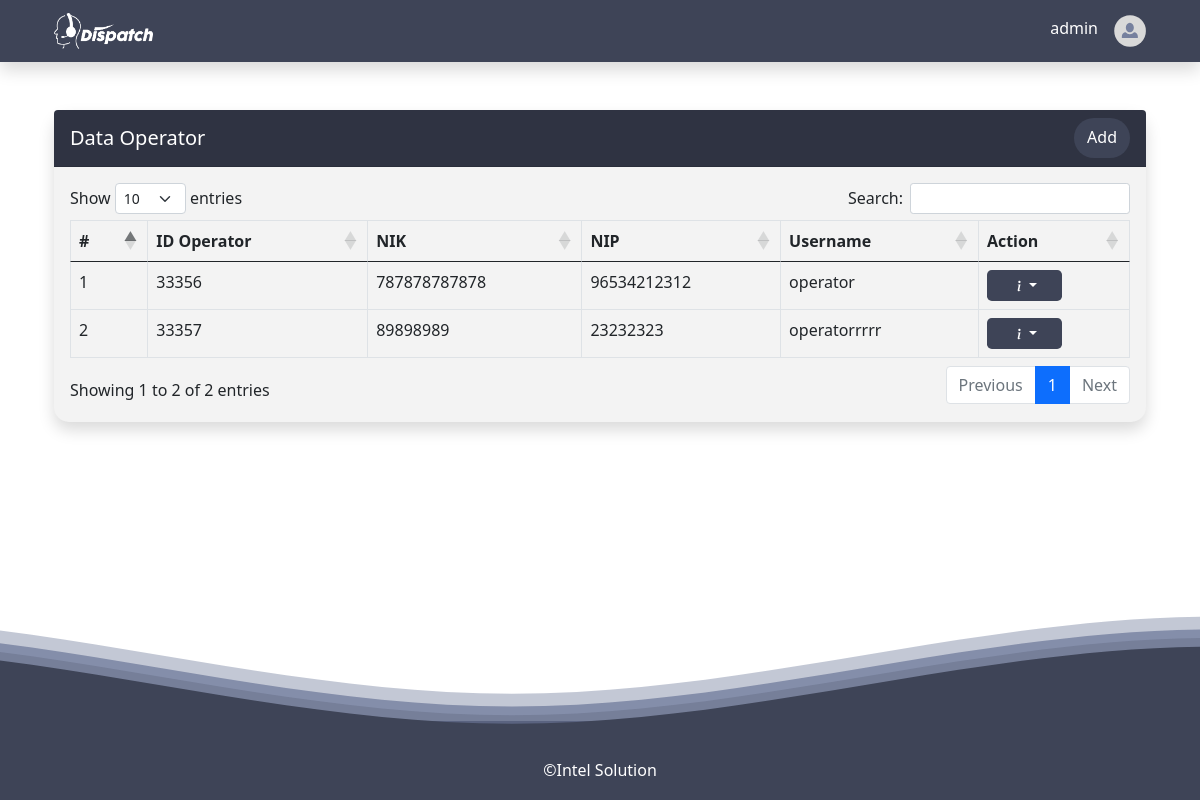
The page /TUGAS-AKHIR2/admin-table-operator.php (signed in) on the database its author committed.
### tables this page shows
CREATE TABLE `user` (
  `id_user` int(5) NOT NULL,
  `nik` varchar(16) NOT NULL,
  `nip` varchar(16) NOT NULL,
  `username` varchar(15) NOT NULL,
  `password` varchar(20) NOT NULL,
  `level` enum('admin','operator','public') NOT NULL
);

### TUGAS-AKHIR2/admin-table-operator.php (the view, shortened to what this page needs)
<?php
include 'connect.php';
?>
<!DOCTYPE html>
<html lang="en">
<head>
	<link rel="stylesheet" href="https://cdn.datatables.net/1.13.4/css/dataTables.bootstrap5.min.css">
	<link rel="stylesheet" href="https://cdnjs.cloudflare.com/ajax/libs/twitter-bootstrap/5.2.0/css/bootstrap.min.css">
	<link rel="stylesheet" href="https://cdn.jsdelivr.net/npm/bootstrap-icons@1.10.3/font/bootstrap-icons.css">
	<link href="https://cdn.jsdelivr.net/npm/bootstrap@5.0.2/dist/css/bootstrap.min.css" rel="stylesheet" />
	<link rel="stylesheet" href="css/style.css" />
</head>
<body>
	<nav class="navbar navbar-expand-lg navbar-dark shadow static-top">
		<div class="container">
			<a class="navbar-brand" href="admin-dashboard.php">
				<img src="img/logo project (white).png" alt="..." height="36" />
			</a>
			<ul class="navbar-nav ms-auto">
				<li class="nav-item">
					<h6 class="pt-1 pe-3" aria-current="page"><?= $_SESSION['username']; ?></h6>
				</li>
				<img src="img/icon.svg" alt="" width="32" />
			</ul>
		</div>
	</nav>
	<div class="container my-5">
		<div class="card shadow">
			<div class="card-header d-flex justify-content-between rounded-top">
				<h5 class="mt-2">Data Operator</h5>
				<a data-bs-toggle="modal" data-bs-target="#addOperator" class="btn btn-color rounded-5">Add</a>
			</div>
			<div class="card-body">
				<div class="table-responsive">
					<table class="table table-hover table-bordered" id="dataTableOperator" width="100%" cellspacing="0">
						<thead>
							<tr>
								<th>#</th>
								<th>ID Operator</th>
								<th>NIK</th>
								<th>NIP</th>
								<th>Username</th>
								<th>Action</th>
							</tr>
						</thead>
						<tbody>
							<?php
							$no = 0;
							$query = mysqli_query($connect, "SELECT * from user WHERE level='operator'");
							while ($data = mysqli_fetch_array($query)) {
								$no++;
							?>
								<tr>
									<td><?= $no; ?></td>
									<td><?= $data["id_user"] ?></td>
									<td><?= $data["nik"] ?></td>
									<td><?= $data["nip"] ?></td>
									<td><?= $data["username"] ?></td>
									<td>
										<div class="dropdown">
											<button class="btn btn-color rounded-3 btn-sm dropdown-toggle px-4" type="button" id="dropdownMenu2" data-bs-toggle="dropdown" aria-expanded="false"><i class="bi bi-info-lg"></i></button>
										</div>
									</td>
								</tr>
							<?php
							}
							?>
						</tbody>
					</table>
				</div>
			</div>
		</div>
	</div>
	<div class="fixed-bottom">
		<footer class="page-footer font-small unique-color-dark pt-4">
			<div class="container">
				<div class="footer-copyright text-center py-3">
					<h6 class="mb-1 text-white">©Intel Solution</h6>
				</div>
			</div>
		</footer>
	</div>
</body>
</html>

### TUGAS-AKHIR2/css/style.css (style rules this page uses)
.btn-color { background-color: #3E4457; color: white; }
.navbar { background-color: #3E4457; color: white; }
.card { border-radius: 5px; -webkit-box-shadow: 0 0 5px 0 rgba(43,43,43,.1), 0 11px 6px -7px rgba(43,43,43,.1); box-shadow: 0 0 5px 0 rgba(43,43,43,.1), 0 11px 6px -7px rgba(43,43,43,.1); border: none; margin-bottom: 30px; -webkit-transition: all .3s ease-in-out; transition: all .3s ease-in-out; }
a { text-decoration:none !important; font-size: 16px; color: #ffffff; -webkit-transition: all .3s ease-in-out; transition: all .3s ease-in-out; }
.waves { position: relative; width: 100%; height: 15vh; margin-bottom: -7px; min-height: 100px; max-height: 400px; }
.unique-color-dark { background-color: #3E4457 !important; }
.navbar-brand { color: white; }
.card { border-radius: 15px; background-color: #F3F3F3; }
.card-header { background-color: #2f3342; color: white; border-top-right-radius: 25px; border-top-left-radius: 25px; }

### rows shown on the page
user: id_user "33356", nik "787878787878", nip "96534212312", username "operator"
user: id_user "33357", nik "89898989", nip "23232323", username "operatorrrrr"

### other values the page prints
$_SESSION['username'] "admin"
